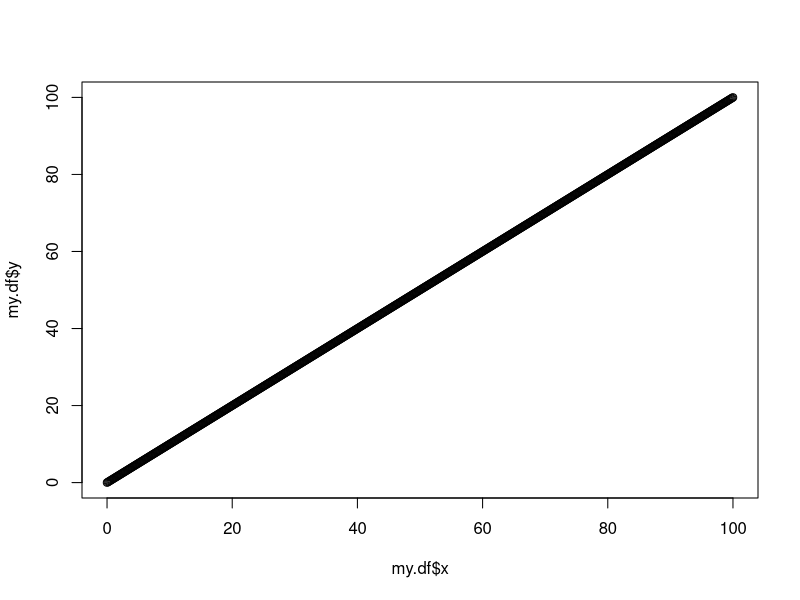
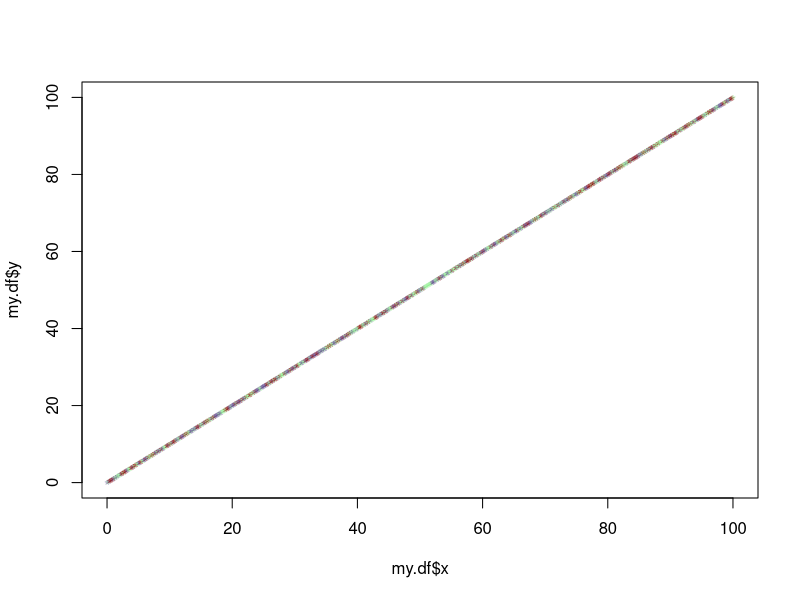
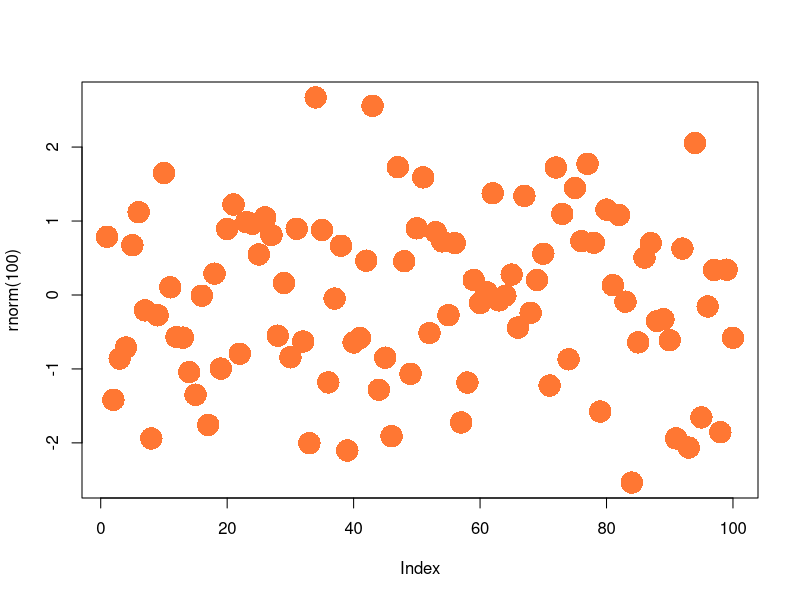
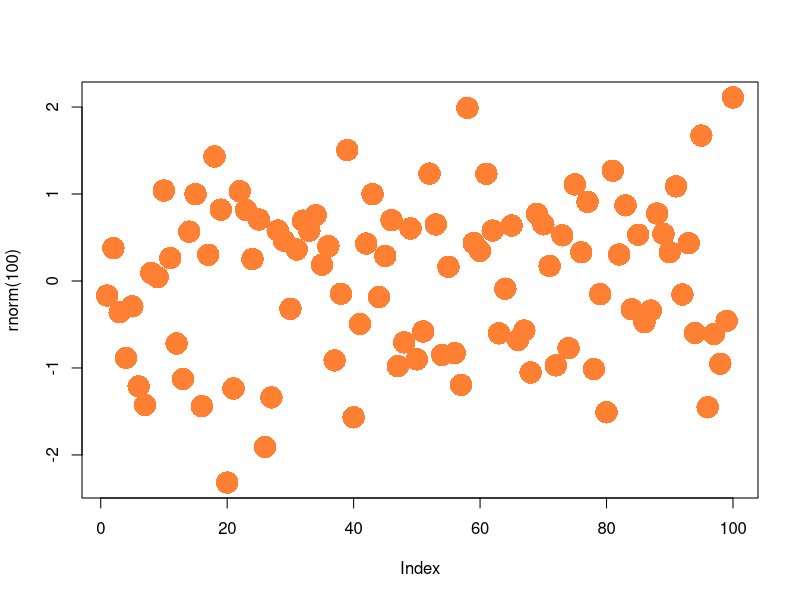
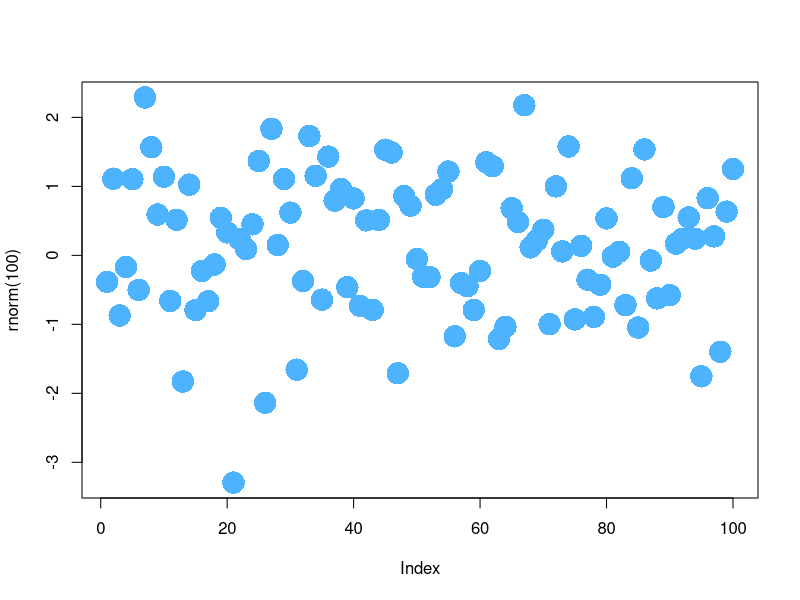
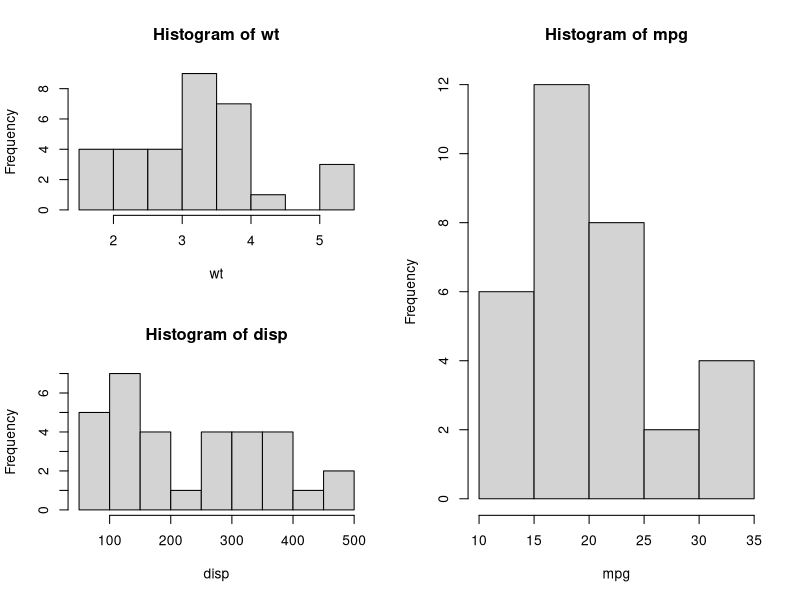

These figures' R source, in order:
# Q1 #
#Assume you have read in a csv file and that the data is now in a dataframe called my.df. Your data has 739 rows and one of the columns, called date.time, contains dates and times. The line below contains the first 3 (out of 739) dates in the dataset:

#"2014, Aug, Fri the 16 at 18:40" "2014, Jun, Sat the 24 at 11:51" "2014, Jun, Sun the 25 at 7:22"



date.time<- c("2014, Aug, Fri the 16 at 18:40","2014, Jun, Sat the 24 at 11:51","2014, Jun, Sun the 25 at 7:22") 

my.df <- data.frame(as.data.frame(date.time))
my.df[4:739,] <- NA
my.df$date.time
# First, define a conversion string that can be used in strptime that will convert the strings to dates without modifying the strings first.
conversion.string <- "%Y, %b, %a the %d at %R"
strptime(my.df$date.time, conversion.string)
#Next, show R code that uses your string to convert the dates in the dataframe to the data type as.POSIXct, then find the min and max dates.
my.df$date.time2 <- as.POSIXct(strptime(my.df$date.time, conversion.string))
my.df$date.time2
min(my.df$date.time2, na.rm = TRUE) # "2014-06-24 11:51:00 EDT"
max(my.df$date.time2, na.rm = TRUE) # "2014-08-16 18:40:00 EDT"

# Q2 #


my.df$x <- seq(0,100,length=739)
my.df$y <- seq(0,100,length=739)
# nrow(my.df)
# ncol(my.df)
head(my.df)
plot(my.df$x,my.df$y)
my.df$mode<- replicate(1,sample(c("T","H","Q"),739,rep=TRUE))
my.df$mode <- as.factor(my.df$mode)
str(my.df)
my.df$col <- rgb(144,238,144,alpha=125, max=255) # set T to light green
my.df[my.df$mode=="H","col"] <- rgb(139,0,0,alpha=125, max=255) # set H to dark red
my.df[my.df$mode=="Q","col"] <- rgb(93,71,139,alpha=125, max=255) # set Q to medium purple
plot(my.df$x,my.df$y, col=my.df$col, pch="*")


# Q9 #
plot(rnorm(100), col = "#FF7733", pch = 16, cex = 3)
plot(rnorm(100), col = 	rgb(1, .5, .2), pch = 16, cex = 3)
plot(rnorm(100), col = 	rgb(.3, .7, 1), pch = 16, cex = 3)


# Q 7 #
attach(mtcars)
layout(matrix(c(1,2,3,2), 2, 2, byrow = TRUE))
hist(wt)
hist(mpg)
hist(disp)